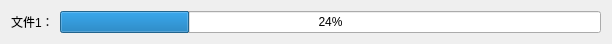
<?xml version="1.0" encoding="UTF-8"?>
<ui version="4.0">
 <class>DataProgress</class>
 <widget class="QWidget" name="DataProgress">
  <property name="geometry">
   <rect>
    <x>0</x>
    <y>0</y>
    <width>612</width>
    <height>35</height>
   </rect>
  </property>
  <property name="windowTitle">
   <string>Form</string>
  </property>
  <layout class="QHBoxLayout" name="horizontalLayout">
   <item>
    <widget class="QLabel" name="label">
     <property name="text">
      <string>文件1：</string>
     </property>
    </widget>
   </item>
   <item>
    <widget class="QProgressBar" name="progressBar">
     <property name="value">
      <number>24</number>
     </property>
    </widget>
   </item>
  </layout>
 </widget>
 <resources/>
 <connections/>
</ui>
